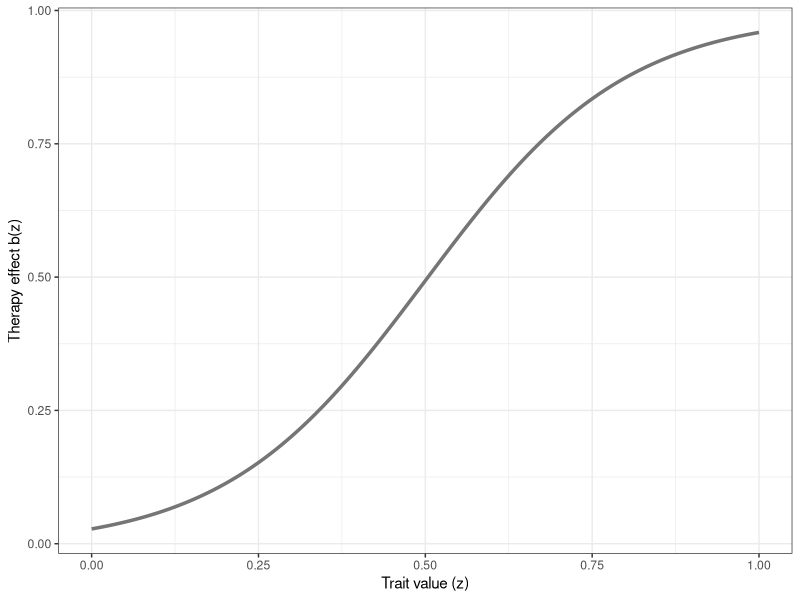

Here is the R script that generated this plot:
library(ggplot2)

# Create trait range
z <- seq(0, 1, length.out = 500)

# Define sigmoid therapy function
b <- (tanh((z - 0.5)/0.3) + 1)/2 - 0.006692851

# Create dataframe
df <- data.frame(
  z = z,
  therapy = b
)

# Plot
ggplot(df, aes(x = z, y = therapy)) +
  geom_line(linewidth = 1.2, color = "grey46") +
  labs(
    x = "Trait value (z)",
    y = "Therapy effect b(z)") +
  theme_bw()
